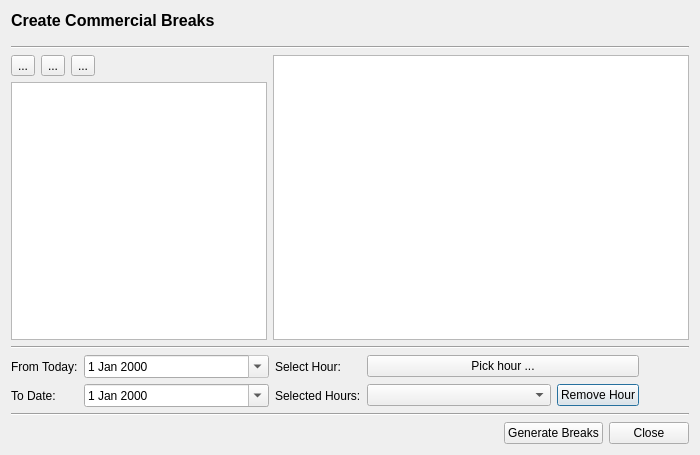
<?xml version="1.0" encoding="UTF-8"?>
<ui version="4.0">
 <class>BreakCreateForm</class>
 <widget class="QDialog" name="BreakCreateForm">
  <property name="geometry">
   <rect>
    <x>0</x>
    <y>0</y>
    <width>700</width>
    <height>455</height>
   </rect>
  </property>
  <property name="minimumSize">
   <size>
    <width>700</width>
    <height>455</height>
   </size>
  </property>
  <property name="windowTitle">
   <string>Dialog</string>
  </property>
  <layout class="QVBoxLayout" name="verticalLayout_3">
   <item>
    <layout class="QHBoxLayout" name="horizontalLayout">
     <property name="bottomMargin">
      <number>10</number>
     </property>
     <item>
      <widget class="QLabel" name="label">
       <property name="font">
        <font>
         <pointsize>12</pointsize>
         <bold>true</bold>
        </font>
       </property>
       <property name="text">
        <string>Create Commercial Breaks</string>
       </property>
       <property name="textFormat">
        <enum>Qt::RichText</enum>
       </property>
      </widget>
     </item>
    </layout>
   </item>
   <item>
    <widget class="Line" name="line">
     <property name="orientation">
      <enum>Qt::Horizontal</enum>
     </property>
    </widget>
   </item>
   <item>
    <layout class="QGridLayout" name="gridLayout" columnstretch="0,1">
     <item row="0" column="0">
      <layout class="QVBoxLayout" name="verticalLayout">
       <item>
        <layout class="QHBoxLayout" name="horizontalLayout_2">
         <item>
          <widget class="QToolButton" name="btnAdd">
           <property name="text">
            <string>...</string>
           </property>
          </widget>
         </item>
         <item>
          <widget class="QToolButton" name="btnEdit">
           <property name="text">
            <string>...</string>
           </property>
          </widget>
         </item>
         <item>
          <widget class="QToolButton" name="btnDelete">
           <property name="text">
            <string>...</string>
           </property>
          </widget>
         </item>
         <item>
          <spacer name="horizontalSpacer_3">
           <property name="orientation">
            <enum>Qt::Horizontal</enum>
           </property>
           <property name="sizeHint" stdset="0">
            <size>
             <width>40</width>
             <height>20</height>
            </size>
           </property>
          </spacer>
         </item>
        </layout>
       </item>
       <item>
        <widget class="QTableView" name="tvBreakLayouts"/>
       </item>
      </layout>
     </item>
     <item row="0" column="1">
      <layout class="QVBoxLayout" name="verticalLayout_2">
       <item>
        <widget class="QTableView" name="tvBreakLines"/>
       </item>
      </layout>
     </item>
    </layout>
   </item>
   <item>
    <widget class="Line" name="line_3">
     <property name="orientation">
      <enum>Qt::Horizontal</enum>
     </property>
    </widget>
   </item>
   <item>
    <layout class="QGridLayout" name="gridLayout_2" columnstretch="0,1,0,1,0,0">
     <item row="0" column="1">
      <widget class="QDateEdit" name="dtFrom">
       <property name="readOnly">
        <bool>true</bool>
       </property>
       <property name="calendarPopup">
        <bool>true</bool>
       </property>
      </widget>
     </item>
     <item row="0" column="2">
      <widget class="QLabel" name="label_2">
       <property name="text">
        <string>Select Hour:</string>
       </property>
      </widget>
     </item>
     <item row="1" column="1">
      <widget class="QDateEdit" name="dtTo">
       <property name="calendarPopup">
        <bool>true</bool>
       </property>
      </widget>
     </item>
     <item row="1" column="2">
      <widget class="QLabel" name="label_5">
       <property name="text">
        <string>Selected Hours:</string>
       </property>
      </widget>
     </item>
     <item row="0" column="0">
      <widget class="QLabel" name="label_3">
       <property name="text">
        <string>From Today:</string>
       </property>
      </widget>
     </item>
     <item row="1" column="3">
      <widget class="QComboBox" name="cbSelectedHours"/>
     </item>
     <item row="1" column="0">
      <widget class="QLabel" name="label_4">
       <property name="text">
        <string>To Date:</string>
       </property>
      </widget>
     </item>
     <item row="1" column="4">
      <widget class="QPushButton" name="btnRemoveHour">
       <property name="text">
        <string>Remove Hour</string>
       </property>
      </widget>
     </item>
     <item row="0" column="5">
      <spacer name="horizontalSpacer_2">
       <property name="orientation">
        <enum>Qt::Horizontal</enum>
       </property>
       <property name="sizeType">
        <enum>QSizePolicy::Fixed</enum>
       </property>
       <property name="sizeHint" stdset="0">
        <size>
         <width>50</width>
         <height>20</height>
        </size>
       </property>
      </spacer>
     </item>
     <item row="0" column="3" colspan="2">
      <widget class="QPushButton" name="btnAddHour">
       <property name="text">
        <string>Pick hour ...</string>
       </property>
      </widget>
     </item>
    </layout>
   </item>
   <item>
    <widget class="Line" name="line_2">
     <property name="orientation">
      <enum>Qt::Horizontal</enum>
     </property>
    </widget>
   </item>
   <item>
    <layout class="QHBoxLayout" name="horizontalLayout_4">
     <item>
      <spacer name="horizontalSpacer">
       <property name="orientation">
        <enum>Qt::Horizontal</enum>
       </property>
       <property name="sizeHint" stdset="0">
        <size>
         <width>40</width>
         <height>20</height>
        </size>
       </property>
      </spacer>
     </item>
     <item>
      <widget class="QPushButton" name="btnCreate">
       <property name="text">
        <string>Generate Breaks</string>
       </property>
      </widget>
     </item>
     <item>
      <widget class="QPushButton" name="btnCancel">
       <property name="text">
        <string>Close</string>
       </property>
      </widget>
     </item>
    </layout>
   </item>
  </layout>
 </widget>
 <resources/>
 <connections/>
</ui>
